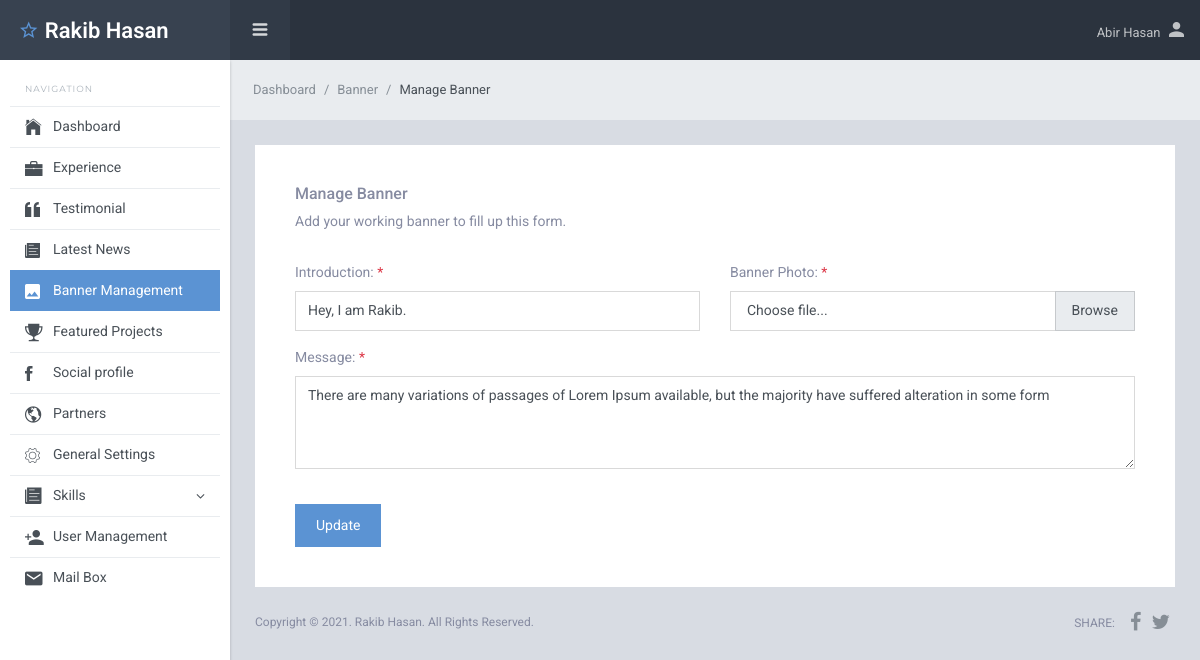
Page /admin/manage_banner.php?id=4&task=edit (signed in) on the committed database.
### tables this page shows
CREATE TABLE `banner` (
  `id` int(11) NOT NULL,
  `intro` varchar(70) NOT NULL,
  `message` varchar(400) NOT NULL,
  `banner_photo` varchar(150) NOT NULL,
  `status` int(2) NOT NULL DEFAULT 1
);

### admin/inc/functions.inc.php (called while the page is built, shortened)
<?php
function db_connect()
{
    return $con = mysqli_connect("localhost", "root", "", "portfolio");
}
function select_all($table_name, $conditions = "")
{
    $select_query = mysqli_query(db_connect(), "SELECT * FROM $table_name $conditions");
    return $select_query;
}

### admin/manage_banner.php (the view, shortened to what this page needs)
<?php
require_once('top.inc.php');
$intro = $banner_photo = $message = '';
if (isset($_GET['task']) && $_GET['task'] == "edit") {
    $id = $_SESSION["edit_banner_id"]  = $_GET['id'];
    $banner = mysqli_fetch_assoc(select_all("banner", "WHERE id='$id'"));
    $intro = $banner['intro'];
    $message = $banner['message'];
} else {
    unset($_SESSION["edit_banner_id"]);
}
?>
<div class="sl-mainpanel">
    <nav class="breadcrumb sl-breadcrumb">
        <a class="breadcrumb-item" href="index.php">Dashboard</a>
        <a class="breadcrumb-item" href="banner.php">Banner</a>
        <span class="breadcrumb-item active">Manage Banner</span>
    </nav>
    <div class="sl-pagebody">
        <div class="card pd-20 pd-sm-40">
            <h6 class="card-body-intro"> Manage Banner</h6>
            <p class="mg-b-20 mg-sm-b-30">Add your working banner to fill up this form.</p>
            <div class="form-layout">
                <form action="submit_banner.php" method="post" enctype="multipart/form-data">
                    <div class="row mg-b-25">
                        <div class="col-lg-6">
                            <div class="form-group">
                                <label class="form-control-label">Introduction: <span class="tx-danger">*</span></label>
                                <input class="form-control <?= (isset($_SESSION['intro_error'])) ? 'is-invalid' : '' ?>" value="<?= isset($_SESSION["old_intro"]) ? $_SESSION["old_intro"] : "$intro"; ?>" type="text" name="intro" placeholder="Enter banner intro">
                            </div>
                        </div>
                        <div class="col-lg-6">
                            <div>
                                <label class="form-control-label" for="file">Banner Photo: <span class="tx-danger">*</span></label>
                            </div>
                            <label class="custom-file" style="width: 100%;">
                                <span class="custom-file-control"></span>
                            </label>
                        </div>
                        <div class="col-lg-12">
                            <div class="form-group mg-b-10-force">
                                <label class="form-control-label">Message: <span class="tx-danger">*</span></label>
                                <textarea type="text" name="message" class="form-control <?= (isset($_SESSION['message_error'])) ? 'is-invalid' : '' ?>" rows="4"><?= isset($_SESSION["old_message"]) ? $_SESSION["old_message"] : "$message" ?></textarea>
                            </div>
                        </div>
                    </div>
                    <div class="form-layout-footer">
                        <button type="submit" name="<?= isset($_SESSION["edit_banner_id"]) ? "edit_banner" : "submit_banner" ?>" class="btn btn-info mg-r-5"><?= isset($_SESSION["edit_banner_id"]) ? "Update" : "Submit" ?></button>
                    </div>
                </form>
            </div>
        </div>
    </div>
    <?php
    require_once "footer.inc.php";
    ?>

### rows in the picture
banner: intro "Hey, I am Rakib.", message "There are many variations of passages of Lorem Ipsum available, but the majority have suffered alteration in some form"

### other values in the picture
$_SESSION['ADMIN_NAME'] "Abir Hasan"
